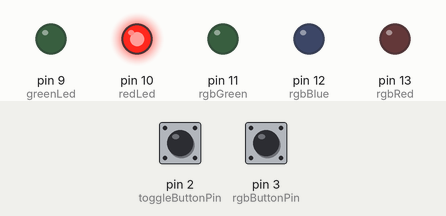
Recording of a sketch running on a simulated Arduino Uno, built with avr-gcc and run on an emulated ATmega328P. Parts: output pins drawn as LEDs (lit = HIGH). Dashed ring = blinking. The test bench sets the inputs (shaded band); at power-on: pin 2 (toggleButtonPin) LOW, pin 3 (rgbButtonPin) LOW.

Above: at 1.2 s.
1.3 s: pin 2 (toggleButtonPin) pulled HIGH for 0.15 s
At 1.8 s:
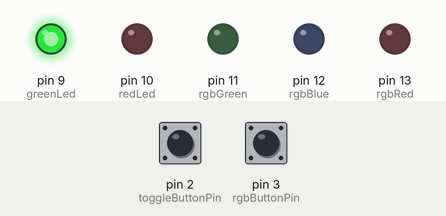
2.9 s: pin 3 (rgbButtonPin) pulled HIGH for 0.15 s
At 3.3 s:
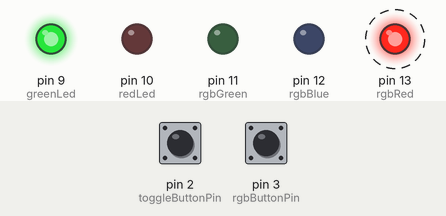
5.9 s: pin 2 (toggleButtonPin) pulled HIGH for 1 s
At 6.3 s:
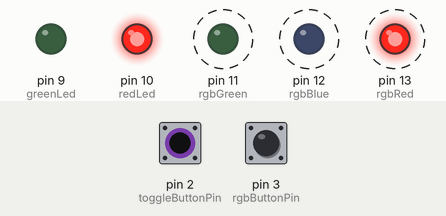
8.9 s: pin 2 (toggleButtonPin) pulled HIGH for 3.2 s
At 9.8 s:
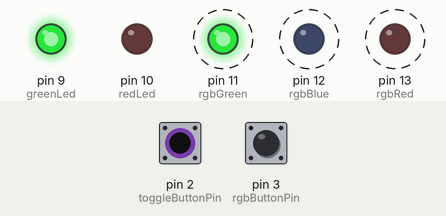
13.6 s: pin 3 (rgbButtonPin) pulled HIGH for 1 s
At 15.0 s:
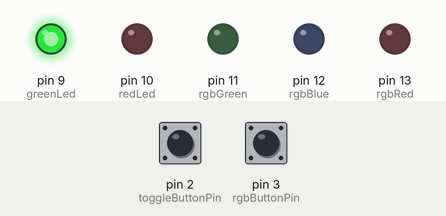
Timing chart, 0 to 16.6 s (numbered marks = the images above; inputs shaded):
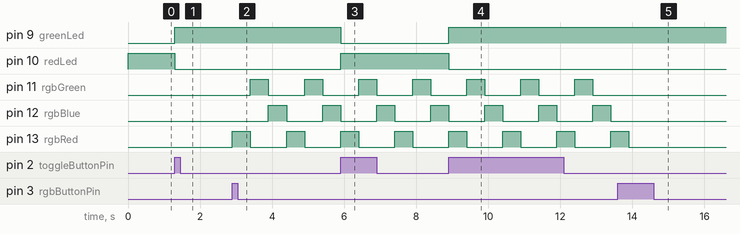

The sketch:

level-4.ino
```cpp
/*
 _______________________________________________________________
/  Name: Kyler. V            Level 4          Date: 2023-10-06  \
|                                                               |
|                          Description                          |
|                                                               |
|  This program will start with the lockout enabled and RGB LED |
|  off. When the toggle button is pushed the lockout var will   |
|   toggle. When the lockout is disabled, the RGB LED will be   |
|  able to cycle through colors when the cycle is set. When the |
|   cycle button is pressed the cycle var will toggle. If the   |
|  lockout is enabled, the cycle var will not toggle be able to |
|                          be toggled.                          |
\_______________________________________________________________/
*/

/*
-----------------------------------------
|          Initialize variables         |
-----------------------------------------
*/
// Setup button pins
int toggleButtonPin = 2;
int rgbButtonPin = 3;

// Setup RGB pins
int rgbRed = 13;
int rgbGreen = 11;
int rgbBlue = 12;

// Setup LED pins
int redLed = 10;
int greenLed = 9;
bool displayedLed = false;

// Setup state variables
bool cycle = false;
bool display = false;
int colorIndex = 0;

// Create a struct to represent an RGB color
struct RGB {
    bool r;
    bool g;
    bool b;
};

// Create an array of RGB colors
RGB colors[] = {
    {true, false, false}, // Red
    {false, true, false}, // Green
    {false, false, true}  // Blue
};

// Initialize rgb display function
void rgbDisplay(RGB rgb);

/*
-----------------------------------------
|       Setup pins and interrupts       |
-----------------------------------------
*/
void setup() {
    // Setup pins
    pinMode(toggleButtonPin, INPUT);
    pinMode(rgbButtonPin, INPUT);

    pinMode(rgbRed, OUTPUT);
    pinMode(rgbGreen, OUTPUT);
    pinMode(rgbBlue, OUTPUT);

    pinMode(redLed, OUTPUT);
    pinMode(greenLed, OUTPUT);

    // Set inital state of LEDs
    digitalWrite(redLed, HIGH);

    // Setup interrupts
    attachInterrupt(digitalPinToInterrupt(toggleButtonPin), changeLed, RISING);
    attachInterrupt(digitalPinToInterrupt(rgbButtonPin), attemptCycleToggle, RISING);
}

/*
-----------------------------------------
|               Main loop               |
-----------------------------------------
*/
void loop() {
    // If we are cycling colors, display the next color
    if (cycle) {
        rgbDisplay(colors[colorIndex]);
        colorIndex = (colorIndex < 2) ? (colorIndex + 1) : 0;
        delay(500);

    // Otherwise turn off the display
    } else {
        rgbDisplay(RGB{false, false, false});
        colorIndex = 0;
    }
}

// Change the lockout LED to the opposite state
void changeLed() {
    displayedLed = !displayedLed;
    if (displayedLed) {
        digitalWrite(greenLed, HIGH);
        digitalWrite(redLed, LOW);
    } else {
        digitalWrite(redLed, HIGH);
        digitalWrite(greenLed, LOW);
    }
}

// Attempt to toggle the cycle state
void attemptCycleToggle() {
    if (displayedLed) {
        cycle = !cycle;
    }
}

// Display an RGB color
void rgbDisplay(RGB rgb) {
    digitalWrite(rgbRed, rgb.r);
    digitalWrite(rgbGreen, rgb.g);
    digitalWrite(rgbBlue, rgb.b);
}
```

Measured:
- after the input at 1.3 s, pin 9 (greenLed): LOW → HIGH at once; pin 10 (redLed): HIGH → LOW at once
- after the input at 2.9 s, pin 11 (rgbGreen): alternates HIGH for 0.50 s and LOW for 1.0 s, starting after 0.50 s; pin 12 (rgbBlue): LOW → HIGH after 1.0 s, → LOW 0.50 s later, → HIGH 1.0 s later; pin 13 (rgbRed): alternates HIGH for 0.50 s and LOW for 1.0 s, starting at once
- after the input at 5.9 s, pin 9 (greenLed): HIGH → LOW at once; pin 10 (redLed): LOW → HIGH at once
- after the input at 8.9 s, pin 9 (greenLed): LOW → HIGH at once; pin 10 (redLed): HIGH → LOW at once
- after the input at 13.6 s, pin 11 (rgbGreen), pin 12 (rgbBlue): stops changing and stays LOW; pin 13 (rgbRed): goes on until 13.9 s, then stays LOW
